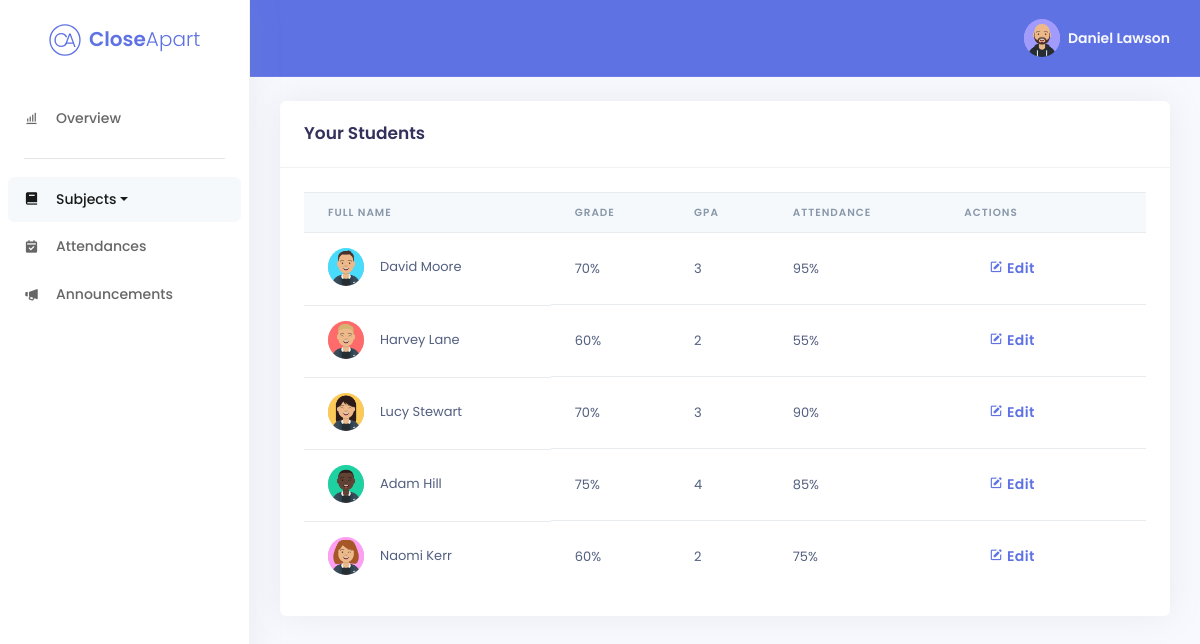
/staff/subjects/english/english.php (signed in), run on the app's committed database.
### tables this page shows
CREATE TABLE IF NOT EXISTS Staff (
staff_id SMALLINT(3) NOT NULL AUTO_INCREMENT,
staff_fullname VARCHAR(255) NULL DEFAULT NULL,
staff_email VARCHAR(255) NULL DEFAULT NULL,
staff_password VARCHAR(255) NULL DEFAULT NULL,
staff_phone INT(10) ZEROFILL NULL,
staff_address VARCHAR(255) NULL,
staff_city VARCHAR(255) NULL,
staff_country VARCHAR(255) NULL,
staff_eircode VARCHAR(255) NULL,
staff_bio TEXT NULL,
staff_avatar VARCHAR(255) DEFAULT 'daniel-avataaar.png',
google_id VARCHAR(255) NULL,
PRIMARY KEY (staff_id));

CREATE TABLE IF NOT EXISTS Students (
student_id SMALLINT(3) NOT NULL AUTO_INCREMENT,
student_fullname VARCHAR(255) NULL DEFAULT NULL,
student_email VARCHAR(255) NULL DEFAULT NULL,
student_password VARCHAR(255) NULL DEFAULT NULL,
student_phone INT(10) ZEROFILL NULL,
student_address VARCHAR(255) NULL,
student_city VARCHAR(255) NULL,
student_country VARCHAR(255) NULL,
student_eircode VARCHAR(255) NULL,
student_bio TEXT NULL,
student_avatar VARCHAR(255) DEFAULT 'david-avataaar.png',
attendance SMALLINT(3) NULL,
attendance_explained SMALLINT(3) NULL,
attendance_unexplained SMALLINT(3) NULL,
class_id INT(11) NOT NULL,
PRIMARY KEY (student_id));

CREATE TABLE IF NOT EXISTS Subjects (
subject_id INT(11) NOT NULL,
subject_name VARCHAR(255) NULL DEFAULT NULL,
subject_grade SMALLINT(3) NULL DEFAULT NULL,
subject_gpa VARCHAR(255) NULL DEFAULT NULL,
subject_attendance SMALLINT(3) NULL DEFAULT NULL,
student_email VARCHAR(255) NOT NULL);

### staff/subjects/english/english.php (the view, shortened to what this page needs)
<?php
require('../../../config/db.php');
function getStaffData($staffId) {
	require('../../../config/db.php');
	$array = array();
	$query = mysqli_query($conn, "SELECT * FROM staff WHERE staff_id=" . $staffId);
	while ($row = mysqli_fetch_assoc($query)) {
		$array['staff_id'] = $row['staff_id'];
		$array['staff_fullname'] = $row['staff_fullname'];
		$array['staff_email'] = $row['staff_email'];
		$array['staff_password'] = $row['staff_password'];
		$array['staff_avatar'] = $row['staff_avatar'];
	}
	return $array;
}
function getId($email) {
	require('../../../config/db.php');
	$query = mysqli_query($conn, "SELECT staff_id FROM staff WHERE staff_email='" . $email . "'");
	while ($row = mysqli_fetch_assoc($query)) {
		return $row['staff_id'];
	}
}
if (isset($_SESSION['staff_email'])) {
	$staffData = getStaffData(getId($_SESSION['staff_email']));
}
$query = "SELECT * FROM students JOIN classes USING(class_id) JOIN subjects USING(student_email) WHERE subject_name='English' AND staff_email='" . $staffData['staff_email'] . "' OR subject_name='English' AND staff_email='" . $_SESSION['email'] . "' ORDER BY student_id ASC";
$result = mysqli_query($conn, $query);
$lists = mysqli_fetch_all($result, MYSQLI_ASSOC);
?>
<!DOCTYPE html>
<html lang="en">
<head>
	<link href='https://unpkg.com/boxicons@2.0.7/css/boxicons.min.css' rel='stylesheet'>
	<link rel="stylesheet" href="../../../assets/css/argon.min.css">
	<link rel="stylesheet" type="text/css" href="https://cdn.datatables.net/1.10.23/css/dataTables.bootstrap4.min.css"/>
</head>
<body>
	<nav class="sidenav navbar navbar-vertical fixed-left navbar-expand-xs navbar-light bg-white" id="sidenav-main">
		<div class="scrollbar-inner">
			<div class="sidenav-header align-items-center">
				<a class="navbar-brand d-flex justify-content-center" href="../../../index.php">
					<img src="../../../assets/images/brand/closeapart-logo-primary.svg" class="mr-2 brand-logo" alt="closeapart logo">
					<span class="font-weight-bold text-primary">Close</span><span
						class="font-weight-light text-primary">Apart</span>
				</a>
			</div>
			<div class="navbar-inner">
				<div class="collapse navbar-collapse" id="sidenav-collapse-main">
					<ul class="navbar-nav">
						<li class="nav-item">
							<a class="nav-link" href="../../dashboard.php">
								<i class='bx bx-bar-chart-alt'></i>
								<span class="nav-link-text">Overview</span>
							</a>
						</li>
					</ul>
					<hr class="my-3">
					<ul class="navbar-nav">
						<li class="nav-item">
							<a class="nav-link dropdown-toggle active" href="#" role="button" data-toggle="dropdown" aria-haspopup="true"
								aria-expanded="false">
								<i class='bx bxs-book'></i>
								<span class="nav-link-text">Subjects</span>
							</a>
						</li>
						<li class="nav-item">
							<a class="nav-link" href="../../attendances/attendances.php">
								<i class='bx bxs-calendar-check'></i>
								<span class="nav-link-text">Attendances</span>
							</a>
						</li>
						<li class="nav-item">
							<a class="nav-link" href="../../announcements/announcements.php">
							<i class='bx bxs-megaphone'></i>
								<span class="nav-link-text">Announcements</span>
							</a>
						</li>
					</ul>
				</div>
			</div>
		</div>
	</nav>
	<div class="main-content">
		<nav class="navbar navbar-top navbar-expand navbar-dark bg-primary border-bottom">
			<div class="container-fluid">
				<div class="collapse navbar-collapse" id="navbarSupportedContent">
					<ul class="navbar-nav align-items-center">
						<li class="nav-item dropdown">
							<a class="nav-link pr-0" href="#" role="button" data-toggle="dropdown" aria-haspopup="true"
								aria-expanded="false">
								<div class="media align-items-center">
									<span class="avatar avatar-sm rounded-circle">
										<?php if($_SESSION['access_token'] == true): ?>
											<img src='<?php echo $_SESSION['picture']; ?>' />
										<?php else: ?>
											<img src='../../../assets/images/avatars/<?php echo $staffData['staff_avatar'] ?>' />
										<?php endif; ?>
									</span>
									<div class="media-body ml-2 d-none d-lg-block">
										<span class="mb-0 text-sm font-weight-bold"><?php echo $staffData['staff_fullname'] . $_SESSION['givenName'] . ' ' . $_SESSION['familyName'] ?></span>
									</div>
								</div>
							</a>
						</li>
					</ul>
				</div>
			</div>
		</nav>
		<div class="container-fluid mt-4">
			<div class="row">
				<div class="col-xl-12">
					<div class="card">
						<div class="card-header bg-transparent">
							<div class="row align-items-center">
								<div class="col">
									<h3 class="mb-0">Your Students</h3>
								</div>
							</div>
						</div>
						<div class="card-body">
							<div class="table-responsive">
								<table id="sorttable" class="table align-items-center table-flush hover stripe" style="border: none;">
									<thead class="thead-light">
										<tr>
											<th scope="col">Full Name</th>
											<th scope="col">Grade</th>
											<th scope="col">GPA</th>
											<th scope="col">Attendance</th>
											<th scope="col">Actions</th>
										</tr>
									</thead>
									<tbody>
										<?php foreach($lists as $list) : ?>
										<tr>
										<td class="d-flex align-items-center">
											<span class="avatar avatar-sm rounded-circle mr-3">
												<img src='../../../assets/images/avatars/<?php echo $list['student_avatar'] ?>' />
											</span>
												<?php echo $list['student_fullname'] ?>
											</td>
											<td>
												<?php echo $list['subject_grade'] . '%' ?>
											</td>
											<td>
												<?php echo $list['subject_gpa'] ?>
											</td>
											<td>
												<?php echo $list['subject_attendance'] . '%' ?>
											</td>
											<td>
												<div class="d-flex">
													<a href="edit.php?id=<?php echo $list['student_id']?>"
														class="px-4 py-2 mr-2 btn text-primary shadow-none"><i
															class='bx bxs-edit'></i> Edit</a>
											</td>
										</tr>
										<?php endforeach; ?>
									</tbody>
								</table>
							</div>
						</div>
					</div>
				</div>
			</div>
		</div>
	</div>
</body>
</html>

### data on the page
staff: staff_id+staff_avatar (picture), staff_id+staff_fullname "Daniel Lawson"
students: student_avatar (picture), student_fullname "David Moore", subjects.subject_grade "70", subjects.subject_gpa "3", subjects.subject_attendance "95"
students: student_avatar (picture), student_fullname "Harvey Lane", subjects.subject_grade "60", subjects.subject_gpa "2", subjects.subject_attendance "55"
students: student_avatar (picture), student_fullname "Lucy Stewart", subjects.subject_grade "70", subjects.subject_gpa "3", subjects.subject_attendance "90"
students: student_avatar (picture), student_fullname "Adam Hill", subjects.subject_grade "75", subjects.subject_gpa "4", subjects.subject_attendance "85"
students: student_avatar (picture), student_fullname "Naomi Kerr", subjects.subject_grade "60", subjects.subject_gpa "2", subjects.subject_attendance "75"
